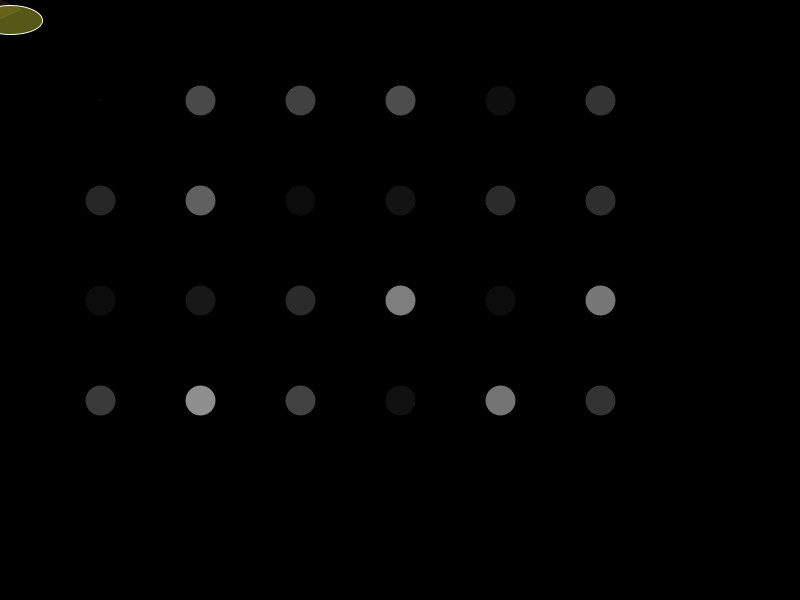
Frame 1 (no input)
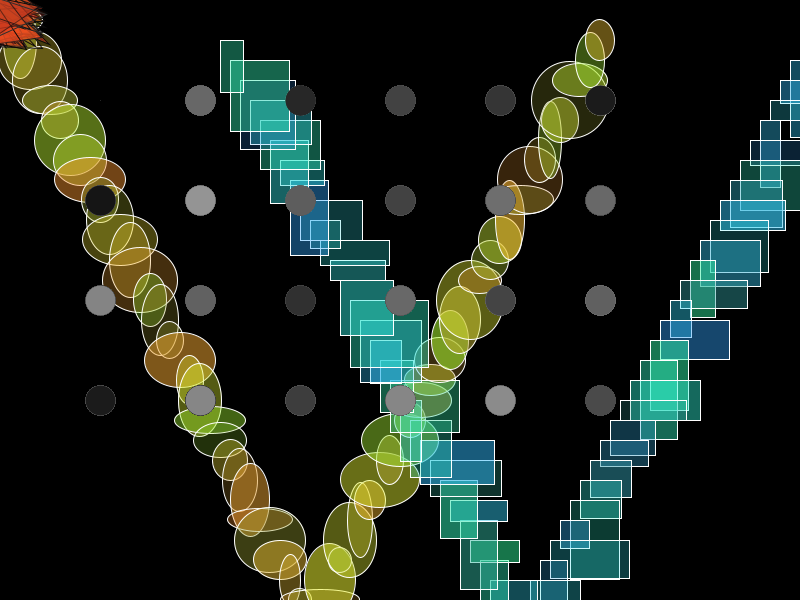
Frame 60 (the mouse pressed at the canvas centre just before this capture)
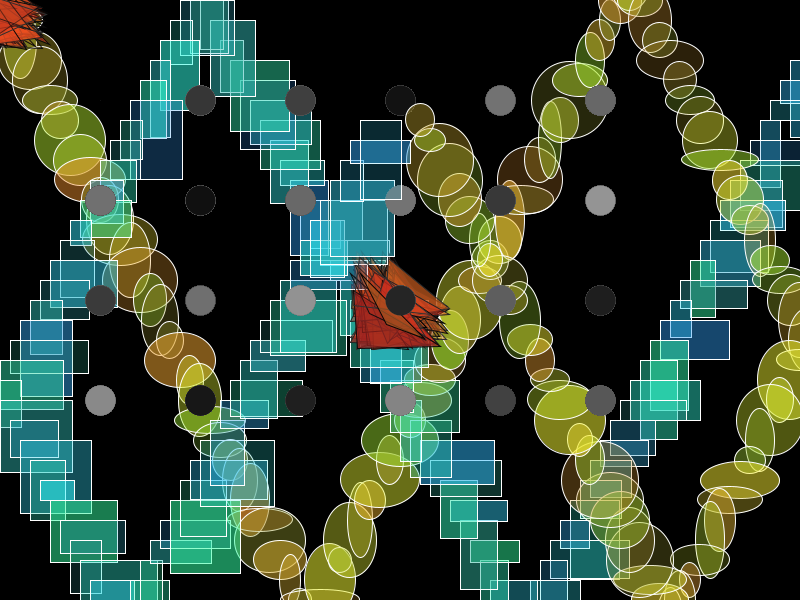
Frame 120 (the mouse held since frame 60 and released just before this capture)

The Processing sketch that drew these frames (run headless with seeded random() and noise(); from frame 60 on, the mouse is pressed at the canvas centre):

// Processing sketch: aug07a_pollockbetaHW
// ── aug07a_pollockbetaHW.pde
// mouse drawing
// background is on the back not being render while mouse move
//void setup (){
//  size(500,500);
//  background(255,217,0);
//  noStroke();
//
//}
//void draw(){
//  rect(mouseX,mouseY,10,10);
//}

float circlex=0;
float circley=0;
float vely = 20;
float velx = 10;
float circlex2=800;
float circley2=0;
float vely2 = 20;
float velx2 = 10;

//mouse interaction
//background are being drawn as the rect move
void setup (){
  background(0);
  size(800,600);
  frameRate(60);
  smooth();
  //noStroke();

}
void draw(){
  stroke(random(0,50));
  strokeWeight(1);
  fill(random(150,255),random(30,100),30,random(0,200));
  triangle(mouseX-random(5,50),mouseY-random(5,50),mouseX-random(5,50),mouseY+random(5,50),mouseX+random(5,50),mouseY+random(5,50));
 
  for (int i = 100; i < width-100; i = i+100) {
    for (int j = 100; j < height-100; j = j+100) {
    line(i,j,i,j);
    strokeWeight(30);
    stroke(random(10,150));
    }
  }
    
  //noStroke();
  
  stroke(255);
  strokeWeight(1);
  fill(random(150,255),random(150,255),50,random(50,140));
  strokeWeight(1);
  circlex+=velx;
  circley+=vely; // the same as circley=circley+vel
  ellipse(circlex,circley,random(20,80),random(20,80));
  if((circlex<0)||(circlex>width)){
    velx=velx*-1;
  }
  if((circley<0)||(circley>height)){
    vely=vely*-1;
  }
  
    fill(50,random(150,255),random(150,255),random(50,140));

  circlex2+=velx2;
  circley2+=vely2; // the same as circley=circley+vel
  rect(circlex2,circley2,random(20,80),random(20,80));
  if((circlex2<0)||(circlex2>width)){
    velx2=velx2*-1;
  }
  if((circley2<0)||(circley2>height)){
    vely2=vely2*-1;
  }
  
  
 
}
